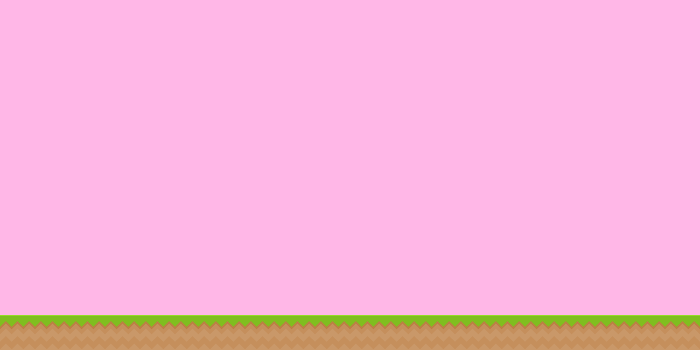

This game map was drawn from its Tiled (.tmx) file and the tilesets committed beside it. A one-line description and the full map source follow:
An orthogonal 20x10 tile map with 35x35 px tiles, 2 tile layers (background, collision) and 1 object (player).

<map version="1.0" tiledversion="1.0.3" orientation="orthogonal" renderorder="right-down" width="20" height="10" tilewidth="35" tileheight="35" nextobjectid="2">
 <tileset firstgid="1" name="tileset" tilewidth="35" tileheight="35" spacing="1" tilecount="156" columns="12">
  <image source="../../images/tiles_spritesheet.png" width="457" height="468" />
 </tileset>
 <layer name="background" width="20" height="10">
  <data encoding="csv">
145,145,145,145,145,145,145,145,145,145,145,145,145,145,145,145,145,145,145,145,
145,145,145,145,145,145,145,145,145,145,145,145,145,145,145,145,145,145,145,145,
145,145,145,145,145,145,145,145,145,145,145,145,145,145,145,145,145,145,145,145,
145,145,145,145,145,145,145,145,145,145,145,145,145,145,145,145,145,145,145,145,
145,145,145,145,145,145,145,145,145,145,145,145,145,145,145,145,145,145,145,145,
145,145,145,145,145,145,145,145,145,145,145,145,145,145,145,145,145,145,145,145,
145,145,145,145,145,145,145,145,145,145,145,145,145,145,145,145,145,145,145,145,
145,145,145,145,145,145,145,145,145,145,145,145,145,145,145,145,145,145,145,145,
145,145,145,145,145,145,145,145,145,145,145,145,145,145,145,145,145,145,145,145,
145,145,145,145,145,145,145,145,145,145,145,145,145,145,145,145,145,145,145,145
</data>
 </layer>
 <layer name="collision" width="20" height="10">
  <properties>
   <property name="collision" value="true" />
  </properties>
  <data encoding="csv">
0,0,0,0,0,0,0,0,0,0,0,0,0,0,0,0,0,0,0,0,
0,0,0,0,0,0,0,0,0,0,0,0,0,0,0,0,0,0,0,0,
0,0,0,0,0,0,0,0,0,0,0,0,0,0,0,0,0,0,0,0,
0,0,0,0,0,0,0,0,0,0,0,0,0,0,0,0,0,0,0,0,
0,0,0,0,0,0,0,0,0,0,0,0,0,0,0,0,0,0,0,0,
0,0,0,0,0,0,0,0,0,0,0,0,0,0,0,0,0,0,0,0,
0,0,0,0,0,0,0,0,0,0,0,0,0,0,0,0,0,0,0,0,
0,0,0,0,0,0,0,0,0,0,0,0,0,0,0,0,0,0,0,0,
0,0,0,0,0,0,0,0,0,0,0,0,0,0,0,0,0,0,0,0,
104,104,104,104,104,104,104,104,104,104,104,104,104,104,104,104,104,104,104,104
</data>
 </layer>
 <objectgroup name="objects">
  <object id="1" name="player" type="player" gid="147" x="67" y="287" width="35" height="35">
   <properties>
    <property name="bouncing" type="int" value="20" />
    <property name="group" value="players" />
    <property name="jumping_speed" type="int" value="500" />
    <property name="texture" value="player_spritesheet" />
    <property name="walking_speed" type="int" value="200" />
   </properties>
  </object>
 </objectgroup>
</map>
